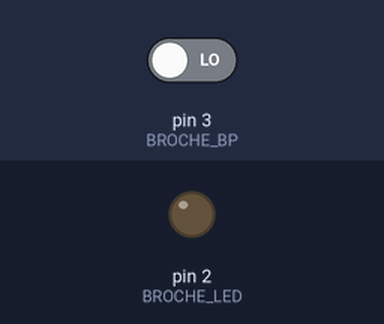
The sketch below on a simulated Arduino Uno, built with avr-gcc and run on an emulated ATmega328P. Parts: output pins drawn as LEDs (lit = HIGH). The test bench sets the inputs (shaded band); at power-on: pin 3 (BROCHE_BP) LOW.

Above: at 1.2 s.
1.3 s: pin 3 (BROCHE_BP) driven HIGH
At 1.46 s:
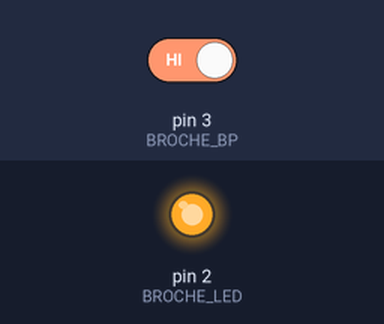
4.3 s: pin 3 (BROCHE_BP) driven LOW
At 4.7 s:
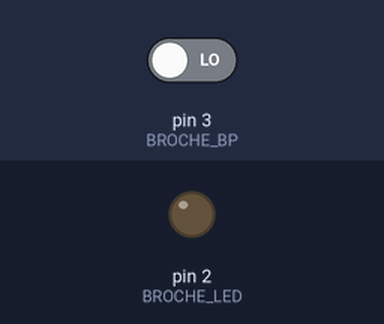
Timing chart, 0 to 7.3 s (numbered marks = the images above; inputs shaded):
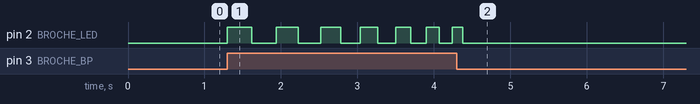

Measured:
- after the input at 1.3 s, pin 2 (BROCHE_LED): LOW → HIGH at once, then repeats every 0.61 s: LOW 0.32 s, HIGH 0.29 s
- after the input at 4.3 s, pin 2 (BROCHE_LED): goes on until 4.4 s, then stays LOW

The sketch:

CDC3.ino
```cpp
const int BROCHE_LED = 2;
const int BROCHE_BP = 3;    // Bouton Poussoir
const int DELAI_MAX_MS = 500;  // clignotement lent
const int DELAI_MIN_MS = 10;  // clignotement rapide
const int PAS = 30;
int delai = DELAI_MAX_MS;
int sens = -1;
int etatBP;                 // etat du Bouton Poussoir


void setup() {
  // put your setup code here, to run once:
  pinMode(BROCHE_LED, OUTPUT);
  pinMode(BROCHE_BP, INPUT);
}

void clignote (int del) {
  digitalWrite(BROCHE_LED, HIGH);
  delay(del);
  digitalWrite(BROCHE_LED, LOW);
  delay(del);
}

void loop() {

  // lecture du bouton poussoir
  etatBP = digitalRead(BROCHE_BP);
  delai = delai + sens * PAS;
  if (delai > DELAI_MAX_MS) {
    delai = DELAI_MAX_MS;
    sens = -sens;
  }
  if (delai < DELAI_MIN_MS) {
    delai = DELAI_MIN_MS;
    sens = -sens;
  }

  if (etatBP == HIGH) {
    clignote(delai);
  }
}
```

CDC5.ino
```cpp
// Vous avez oublié ce fichier !!!
```
